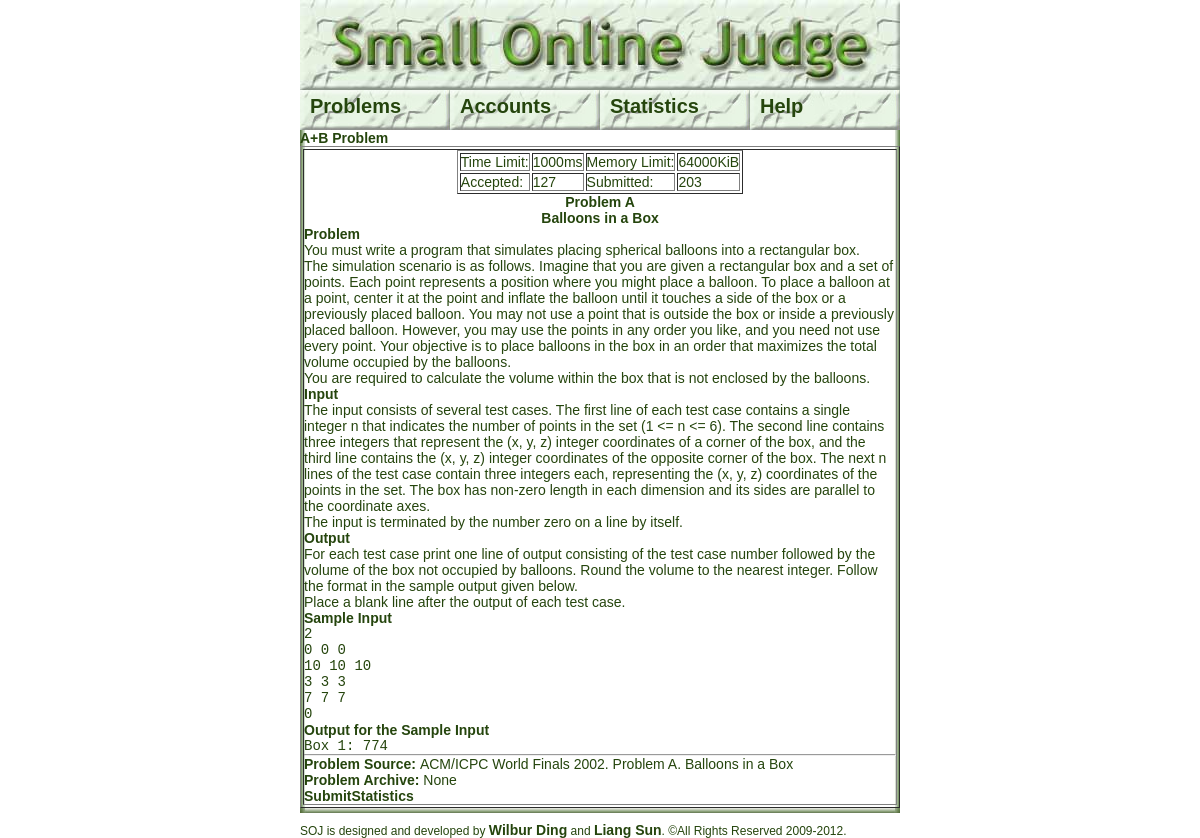
Before: /problem.php?pid=1 with the older database file.
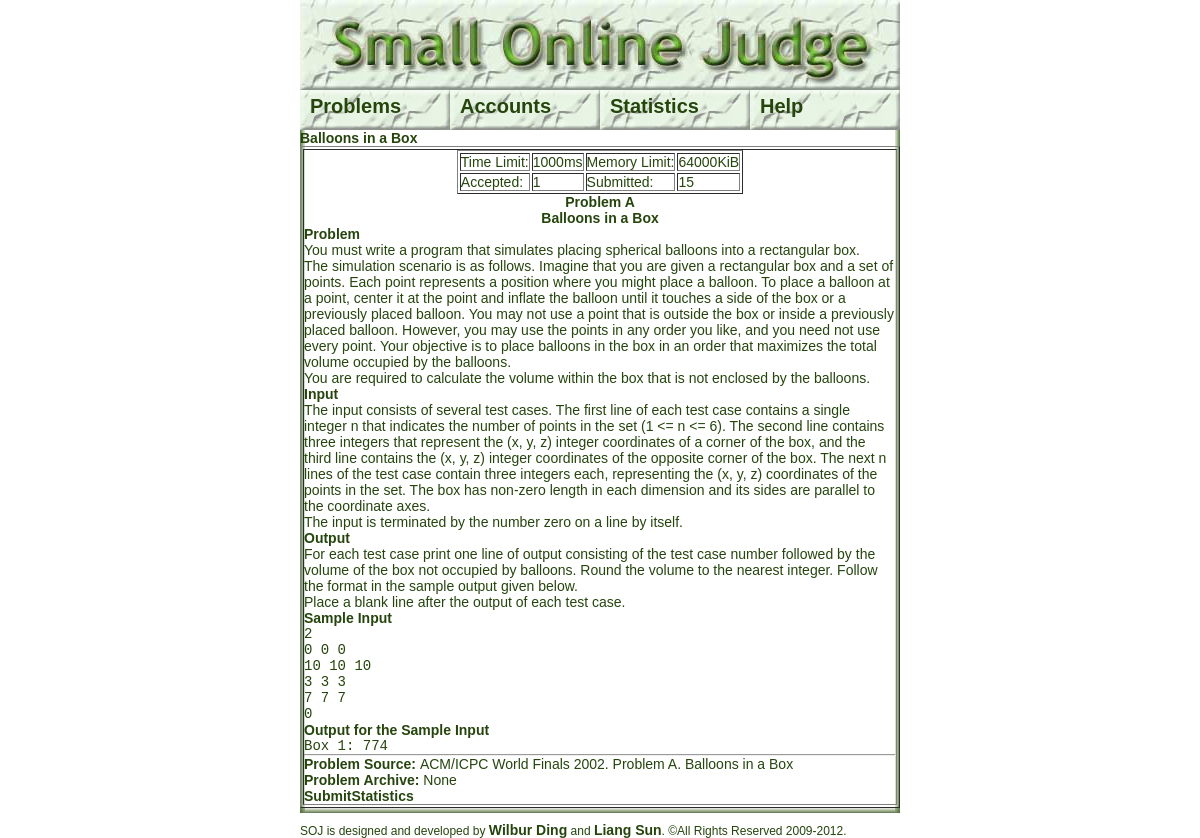
After: the same page with the newer database file.
### tables this page shows
CREATE TABLE `problem` (
  `pid` int(10) unsigned NOT NULL AUTO_INCREMENT,
  `problemName` varchar(50) NOT NULL,
  `accepted` int(10) unsigned NOT NULL DEFAULT '0',
  `submitted` int(10) unsigned NOT NULL DEFAULT '0',
  `discription` text NOT NULL,
  `input` text,
  `output` text,
  `inputCase` text,
  `outputCase` text,
  `source` text,
  `timeLimit` int(10) unsigned NOT NULL DEFAULT '1000',
  `memoryLimit` int(10) unsigned NOT NULL DEFAULT '64000',
  `did` int(10) unsigned NOT NULL DEFAULT '1',
  `standardCode` text,
  PRIMARY KEY (`pid`)
);

### web/problem.php (the view, shortened to what this page needs)
<?php
if(!isset($MAGICAL))
{
	include "index.php";
}
else
{
include "conn.php";
if(isset($_GET['pid']) && is_numeric($_GET['pid']) && $_GET['pid'] > 0)
{
	$pid = (int)$_GET['pid'];
}
else
	alert_and_go_back("Problem not existed!");
?>
<?php
$sql = "select pid, problemName, accepted, submitted, discription, input, output, inputCase,
	outputCase, timeLimit, memoryLimit from problem where pid = $pid";
if($result = $conn->query($sql))
{
	if(!($problem = $result->fetch_object()))
	{
		alert_and_go_back("No problem returned!");
		die();
	}
}
else
{
	error_log($conn->error." File:".__FILE__."; Line: ".__LINE__."; Sql string: $sql");
	die("Database Error.");
}
echo "<h2>$problem->problemName</h2>\n";
?>
<table border="1">
  <tr>
    <td>
<table border="1">
     <tr><td>Time Limit:</td><td><?php echo $problem->timeLimit; ?>ms</td>
     <td>Memory Limit:</td><td><?php echo $problem->memoryLimit; ?>KiB</td></tr>
     <tr><td>Accepted:</td><td><?php echo $problem->accepted; ?></td>
     <td>Submitted:</td><td><?php echo $problem->submitted; ?></td></tr>
</table>
<?php
echo "<a href=\"submitcode.php?pid=$pid\">Submit</a>";
echo "<a href=\"statistics.php?pid=$pid\">Statistics</a>";
?>
</td>
  </tr>
</table>
<?php
}
?>

### web/index.php (shortened to what this page needs)
<?php
$MAGICAL = 'DWP';
?>
<!doctype html>
<html>
<head>
<link rel="stylesheet" href="static/css.css" type="text/css" />
</head>
<body>
<?php
include("top.php");
include("menu.php");
?>
<div id="main">
<?php
include($view);
?>
</div>
<?php
include("bottom.php");
?>
</body>
</html>

### web/top.php
<?php
if(!isset($MAGICAL)) {
	include("index.php");
}
else {
?>
<div id="top"><a href="home.php"><img src="static/title.jpg" /></a></div>
<?php
}

### web/menu.php (shortened to what this page needs)
<?php
if(!isset($MAGICAL)) {
	include("index.php");
}
else {
?>
<ul id="menu">
<li class="bar"><a>Problems</a>
</li>
<li class="bar"><a>Accounts</a>
</li>
<li class="bar"><a>Statistics</a>
</li>
<li class="bar"><a>Help</a>
</li>
<?php
}
?>
</ul>

### web/bottom.php
<?php
if(!isset($MAGICAL)) {
	include("index.php");
}
else {
?>
<div id="bottom">
<img src="static/bottom.jpg" />
<br />
SOJ is designed and developed by <a href="mailto:powerx1202@gmail.com">Wilbur Ding</a> and <a href="http://liangsun.org">Liang Sun</a>.
&copy;All Rights Reserved 2009-2012.
</div>
<?php
}

### web/static/css.css (style rules this page uses)
* { margin:0; padding:0; font-size:14px; }
a,div,img { border:none; }
table { margin-left:auto; margin-right:auto; }
body { margin-left:auto; margin-right:auto; text-align:left; width:600px; font-family:'Microsoft YaHei',Arial,sans-serif; color:#25450d; }
hr { color:#25450d; }
a { text-decoration:none; font-weight:bold; color:#25450d; }
ul,li { list-style-type:none; list-style-position:outside; padding-left:0px; padding-right:0px; }
#top { margin-top:0px; margin-bottom:0px; padding-bottom:0px; width:600px; height:90px; }
#menu { width:600px; height:40px; }
.bar, .bar ul li { width:150px; height:40px; float:left; background-image:url(bars.jpg); background-position:0px 0px; }
.bar a { padding-top:5px; padding-left:10px; height:35px; font-size:20px; display:block; }
#main { width:600px; margin-top:0px; padding-top:0px; font-size:14px; background-image:url(bg.jpg); background-repeat:repeat-y; background-position:top center; }
#bottom { font-size:12px; vertical-align:top; }
#bottom img { vertical-align:top; }

Changed rows visible on the page:
changed problem: problemName "A+B Problem" → "Balloons in a Box"; accepted "127" → "1"; submitted "203" → "15"
